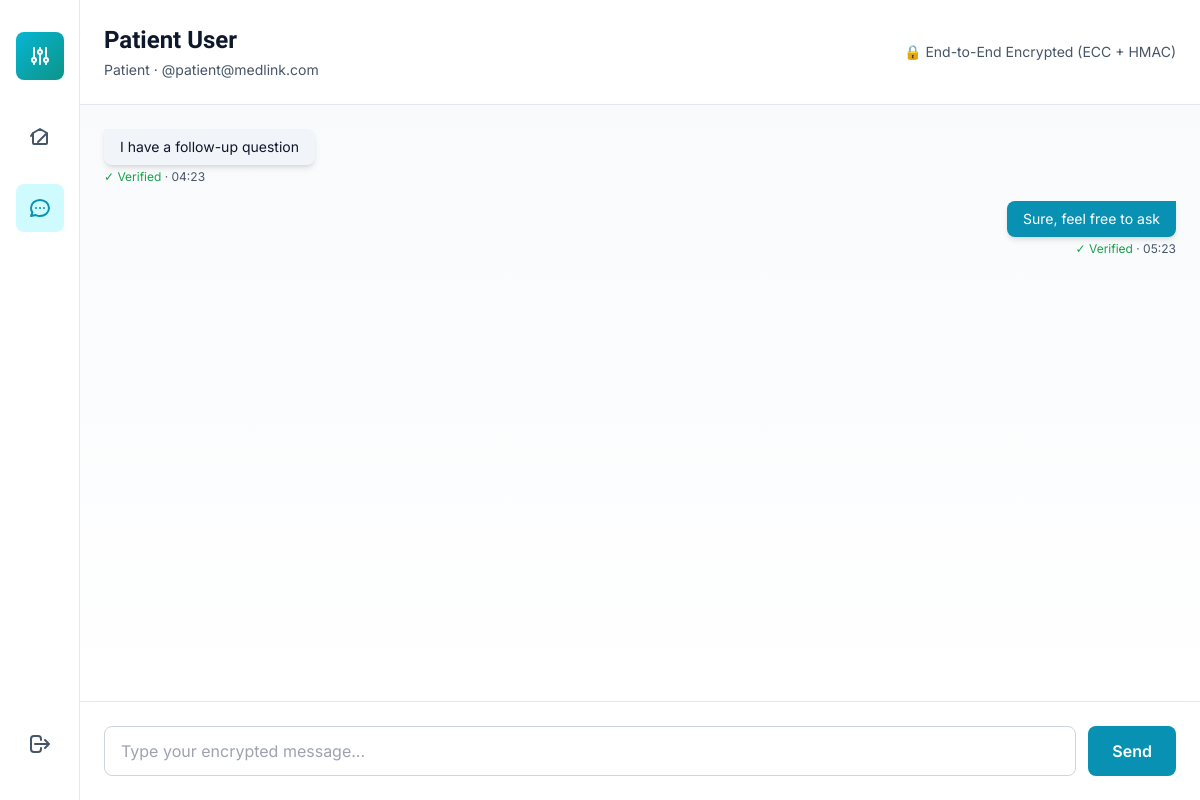
The app's page /chat/1 (signed in), older data.
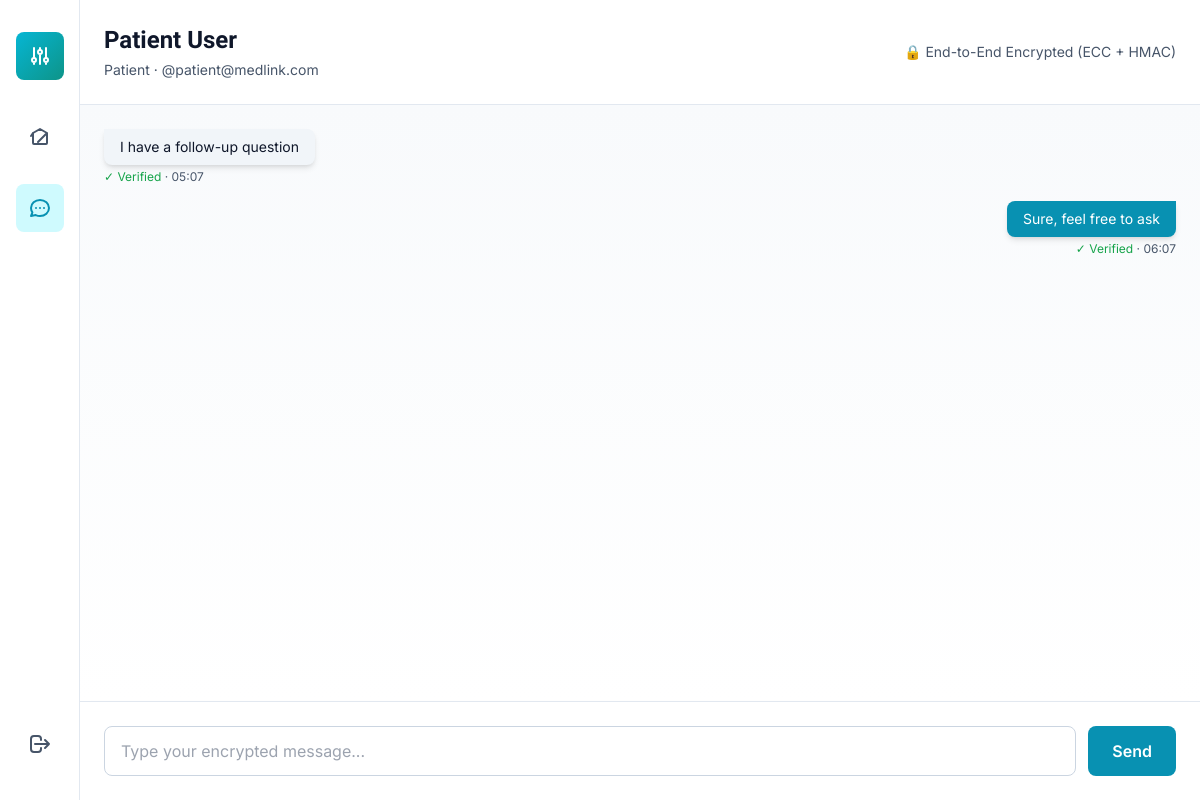
The same page, newer data.
### models.py (models this page shows, shortened)
class User(db.Model):
    __tablename__ = 'users'
    id = db.Column(db.Integer, primary_key=True)
    username = db.Column(db.String(120), unique=True, nullable=False, index=True)
    role = db.Column(db.String(20), nullable=False)  # 'patient', 'doctor', 'specialist', 'admin'
    password_hash = db.Column(db.String(255), nullable=False)
    encrypted_email = db.Column(db.Text, nullable=True)  # RSA encrypted, only decrypted with private key
    rsa_public_key = db.Column(db.Text, nullable=True)  # JSON: {"e": int, "n": int}
    rsa_private_key = db.Column(db.Text, nullable=True)  # JSON: {"d": int, "n": int} - Stored securely
    ecc_public_key = db.Column(db.Text, nullable=True)  # JSON: {"x": int, "y": int}
    ecc_private_key = db.Column(db.Text, nullable=True)  # JSON: {"k": int} - Stored securely
    public_key = db.Column(db.Text, nullable=True)  # For encryption purposes
    encrypted_profile = db.Column(db.Text, nullable=True)  # Encrypted email/NID
    display_name = db.Column(db.String(120), nullable=True)
    phone = db.Column(db.Text, nullable=True)  # Encrypted
    date_of_birth = db.Column(db.String(20), nullable=True)
    address = db.Column(db.Text, nullable=True)  # Encrypted
    city = db.Column(db.String(100), nullable=True)
    country = db.Column(db.String(100), nullable=True)
    two_fa_enabled = db.Column(db.Boolean, default=False)
    two_fa_challenge = db.Column(db.String(10), nullable=True)
    two_fa_timestamp = db.Column(db.DateTime, nullable=True)
    encrypted_nid = db.Column(db.Text, nullable=True)
    encrypted_blood_group = db.Column(db.Text, nullable=True)
    nid_mac = db.Column(db.String(255), nullable=True)
    license_number = db.Column(db.String(120), nullable=True, index=True)
    license_verified = db.Column(db.Boolean, default=False)
    last_key_rotation = db.Column(db.DateTime, nullable=True)
    is_approved = db.Column(db.Boolean, default=False)  # False for new registrations
    approved_at = db.Column(db.DateTime, nullable=True)
    approved_by_admin_id = db.Column(db.Integer, db.ForeignKey('users.id'), nullable=True)
    created_at = db.Column(db.DateTime, default=datetime.now)
    updated_at = db.Column(db.DateTime, default=datetime.now, onupdate=datetime.now)
    sent_referrals = db.relationship('Referral', foreign_keys='Referral.sender_id', backref='sender', lazy=True)
    received_referrals = db.relationship('Referral', foreign_keys='Referral.receiver_id', backref='receiver', lazy=True)
    sent_messages = db.relationship('Message', foreign_keys='Message.sender_id', backref='sender_msg', lazy=True)
    received_messages = db.relationship('Message', foreign_keys='Message.receiver_id', backref='receiver_msg', lazy=True)
    def get_display_name(self):
        if self.display_name:
            return self.display_name

class Message(db.Model):
    __tablename__ = 'messages'
    id = db.Column(db.Integer, primary_key=True)
    sender_id = db.Column(db.Integer, db.ForeignKey('users.id'), nullable=False, index=True)
    receiver_id = db.Column(db.Integer, db.ForeignKey('users.id'), nullable=False, index=True)
    encrypted_content = db.Column(db.Text, nullable=False)
    mac_tag = db.Column(db.String(255), nullable=True)
    is_verified = db.Column(db.Boolean, default=False)
    is_read = db.Column(db.Boolean, default=False)
    timestamp = db.Column(db.DateTime, default=datetime.now, index=True)
    def verify_integrity(self):
        if not self.mac_tag or not self.encrypted_content:
            return False
        hmac_key = f"message_{self.sender_id}"
        if verify_mac(hmac_key, self.encrypted_content, self.mac_tag):
            self.is_verified = True
            return True
        return False
    __repr__ = lambda self: f'<Message {self.sender_id} -> {self.receiver_id}>'

### app.py (the view)
@app.route('/chat/<int:user_id>')
def chat(user_id):
    if 'user_id' not in session:
        return redirect(url_for('login'))
    current_user_id = session.get('user_id')
    other_user = User.query.get(user_id)
    current_user = User.query.get(current_user_id)
    if not other_user:
        return redirect(url_for('dashboard'))
    messages = Message.query.filter(
        ((Message.sender_id == current_user_id) & (Message.receiver_id == user_id)) |
        ((Message.sender_id == user_id) & (Message.receiver_id == current_user_id))
    ).order_by(Message.timestamp.asc()).all()
    for msg in messages:
        msg.verify_integrity()
        if msg.encrypted_content.startswith('ecc:'):
            try:
                message_sender = User.query.get(msg.sender_id)
                message_receiver = User.query.get(msg.receiver_id)
                if not message_sender or not message_receiver:
                    msg.display_content = "[Cannot decrypt - users not found]"
                    continue
                sender_ecc_public_key = message_sender.get_ecc_public_key()
                receiver_ecc_public_key = message_receiver.get_ecc_public_key()
                if sender_ecc_public_key and receiver_ecc_public_key:
                    decrypted_text = ecc_decrypt_message(
                        msg.encrypted_content,
                        sender_ecc_public_key,
                        receiver_ecc_public_key
                    )
                    msg.display_content = decrypted_text
                else:
                    msg.display_content = "[Cannot decrypt - keys unavailable]"
            except Exception as e:
                msg.display_content = f"[Decryption error: {str(e)[:50]}]"
        else:
            msg.display_content = msg.encrypted_content
        db.session.add(msg)
    db.session.commit()
    unread_messages = Message.query.filter(
        Message.sender_id == user_id,
        Message.receiver_id == current_user_id,
        Message.is_read == False
    ).all()
    for msg in unread_messages:
        msg.is_read = True
        db.session.add(msg)
    db.session.commit()
    add_system_log(
        f"Loaded chat: {current_user.get_display_name()} ↔ {other_user.get_display_name()} | Retrieved {len(messages)} encrypted messages",
        "INFO"
    )
    return render_template('chat.html',
                         current_user=current_user,
                         other_user=other_user,
                         messages=messages)

### app.py (called while the page is built)
def add_system_log(message, status='INFO'):
    timestamp = datetime.now().strftime('%H:%M:%S')
    log_entry = f"[{status}] {timestamp} - {message}"
    system_log.append(log_entry)
    if len(system_log) > 50:  # Keep last 50 entries
        system_log.pop(0)
    print(log_entry)

### security/hashing.py (called while the page is built)
def rightrotate(n, d):
    return ((n >> d) | (n << (32 - d))) & 0xffffffff

def rightshift(n, d):
    return n >> d

def sha256_ch(x, y, z):
    return (x & y) ^ ((~x & 0xffffffff) & z)

def sha256_maj(x, y, z):
    return (x & y) ^ (x & z) ^ (y & z)

def sha256_sigma0(x):
    return rightrotate(x, 2) ^ rightrotate(x, 13) ^ rightrotate(x, 22)

def sha256_sigma1(x):
    return rightrotate(x, 6) ^ rightrotate(x, 11) ^ rightrotate(x, 25)

def sha256_gamma0(x):
    return rightrotate(x, 7) ^ rightrotate(x, 18) ^ rightshift(x, 3)

def sha256_gamma1(x):
    return rightrotate(x, 17) ^ rightrotate(x, 19) ^ rightshift(x, 10)

def hmac_sha256(key, message):
    if isinstance(key, str):
        key = key.encode('utf-8')
    if isinstance(message, str):
        message = message.encode('utf-8')
    block_size = 64  # SHA-256 block size in bytes
    if len(key) > block_size:
        key = bytes.fromhex(manual_sha256(key))
    if len(key) < block_size:
        key = key + b'\x00' * (block_size - len(key))
    ipad = b'\x36' * block_size  # Inner pad constant
    opad = b'\x5c' * block_size  # Outer pad constant
    key_ipad = bytes(a ^ b for a, b in zip(key, ipad))
    inner_hash = manual_sha256(key_ipad + message)
    key_opad = bytes(a ^ b for a, b in zip(key, opad))
    outer_hash = manual_sha256(key_opad + bytes.fromhex(inner_hash))
    return outer_hash

def generate_mac(key, message):
    return hmac_sha256(key, message)

def verify_mac(key, message, mac_tag):
    expected_mac = generate_mac(key, message)
    if len(expected_mac) != len(mac_tag):
        return False
    result = 0
    for a, b in zip(expected_mac, mac_tag):
        result |= ord(a) ^ ord(b)
    return result == 0

### templates/chat.html (shortened to what this page needs)
{% extends "base.html" %}
{% block content %}
<div class="min-h-screen bg-slate-50" style="background-color: #F8FAFC;">
    <div class="flex h-screen bg-slate-50">
        <div class="sidebar w-20 bg-white border-r border-slate-200 flex flex-col items-center py-8 space-y-8 fixed h-screen z-40">
            <a href="{{ url_for('dashboard') }}" class="flex items-center justify-center w-12 h-12 rounded-lg bg-gradient-to-br from-cyan-500 to-teal-600 hover:shadow-lg transition">
                <svg class="w-6 h-6 text-white" fill="none" stroke="currentColor" viewBox="0 0 24 24">
                    <path stroke-linecap="round" stroke-linejoin="round" stroke-width="2" d="M12 6V4m0 2a2 2 0 100 4m0-4a2 2 0 110 4m-6 8a2 2 0 100-4m0 4a2 2 0 110-4m0 4v2m0-6V4m6 6v10m6-2a2 2 0 100-4m0 4a2 2 0 110-4m0 4v2m0-6V4"></path>
                </svg>
            </a>
            <nav class="flex flex-col space-y-6 flex-1">
                <a href="{{ url_for('dashboard') }}" class="flex items-center justify-center w-12 h-12 rounded-lg text-slate-600 hover:bg-slate-100 transition" title="Home">
                    <svg class="w-6 h-6" fill="none" stroke="currentColor" viewBox="0 0 24 24">
                        <path stroke-linecap="round" stroke-linejoin="round" stroke-width="2" d="M3 12l2-3m0 0l7-4 7 4M5 9v10a1 1 0 001 1h12a1 1 0 001-1V9m-9 9l9-9"></path>
                    </svg>
                </a>
                <a href="#" class="flex items-center justify-center w-12 h-12 rounded-lg bg-cyan-100 text-cyan-600 hover:bg-cyan-200 transition" title="Messages">
                    <svg class="w-6 h-6" fill="none" stroke="currentColor" viewBox="0 0 24 24">
                        <path stroke-linecap="round" stroke-linejoin="round" stroke-width="2" d="M8 12h.01M12 12h.01M16 12h.01M21 12c0 4.418-4.03 8-9 8a9.863 9.863 0 01-4.255-.949L3 20l1.395-3.72C3.512 15.042 3 13.574 3 12c0-4.418 4.03-8 9-8s9 3.582 9 8z"></path>
                    </svg>
                </a>
            </nav>
            <a href="{{ url_for('logout') }}" class="flex items-center justify-center w-12 h-12 rounded-lg text-slate-600 hover:bg-red-50 hover:text-red-600 transition" title="Logout">
                <svg class="w-6 h-6" fill="none" stroke="currentColor" viewBox="0 0 24 24">
                    <path stroke-linecap="round" stroke-linejoin="round" stroke-width="2" d="M17 16l4-4m0 0l-4-4m4 4H7m6 4v1a3 3 0 01-3 3H6a3 3 0 01-3-3V7a3 3 0 013-3h4a3 3 0 013 3v1"></path>
                </svg>
            </a>
        </div>
        <div class="flex-1 ml-20 flex flex-col">
            <div class="bg-white border-b border-slate-200 p-6 shadow-sm">
                <div class="flex items-center justify-between">
                    <div>
                        <h2 class="text-2xl font-bold text-slate-900">{{ other_user.get_display_name() }}</h2>
                        <p class="text-sm text-slate-600 mt-1">{{ other_user.role.capitalize() }} · @{{ other_user.username }}</p>
                    </div>
                    <div class="text-sm text-slate-600">
                        <p>🔒 End-to-End Encrypted (ECC + HMAC)</p>
                    </div>
                </div>
            </div>
            <div class="flex-1 overflow-y-auto p-6 space-y-4 bg-gradient-to-b from-slate-50 to-white">
                {% for message in messages %}
                    {% if message.sender_id == current_user.id %}
                        <div class="flex justify-end">
                            <div class="max-w-xs">
                                <div class="bg-cyan-600 text-white rounded-lg rounded-tr-none px-4 py-2 shadow-md">
                                    <p class="text-sm">{{ message.display_content if message.display_content else message.encrypted_content }}</p>
                                </div>
                                <div class="mt-1 text-xs text-slate-600 text-right">
                                    {% if message.is_verified %}
                                        <span class="text-green-600">✓ Verified</span>
                                    {% else %}
                                        <span class="text-red-600">⚠ Tampered</span>
                                    {% endif %}
                                    · {{ message.timestamp.strftime('%H:%M') }}
                                </div>
                            </div>
                        </div>
                    {% else %}
                        <div class="flex justify-start">
                            <div class="max-w-xs">
                                <div class="bg-slate-100 text-slate-900 rounded-lg rounded-tl-none px-4 py-2 shadow-md">
                                    <p class="text-sm">{{ message.display_content if message.display_content else message.encrypted_content }}</p>
                                </div>
                                <div class="mt-1 text-xs text-slate-600">
                                    {% if message.is_verified %}
                                        <span class="text-green-600">✓ Verified</span>
                                    {% else %}
                                        <span class="text-red-600">⚠ Tampered</span>
                                    {% endif %}
                                    · {{ message.timestamp.strftime('%H:%M') }}
                                </div>
                            </div>
                        </div>
                    {% endif %}
                {% endfor %}
            </div>
            <div class="bg-white border-t border-slate-200 p-6 shadow-lg">
                <form id="messageForm" class="flex gap-3">
                    <input type="text" id="messageInput" placeholder="Type your encrypted message..."
                           class="flex-1 px-4 py-3 border border-slate-300 rounded-lg focus:outline-none focus:ring-2 focus:ring-cyan-500">
                    <button type="submit" class="px-6 py-3 bg-cyan-600 text-white rounded-lg hover:bg-cyan-700 transition font-semibold">
                        Send
                    </button>
                </form>
            </div>
        </div>
    </div>
</div>
{% endblock %}

### templates/base.html (shortened to what this page needs)
<!DOCTYPE html>
<html lang="en">
<head>
    <script src="https://cdn.tailwindcss.com"></script>
</head>
<body class="bg-slate-50 relative overflow-x-hidden" style="background-color: #F8FAFC;">
    <div class="relative z-10">
        {% block content %}{% endblock %}
    </div>
</body>
</html>

### templates/base.html (style rules this page uses)
* { font-family: 'Inter', sans-serif; }
h1, h2, h3, h4, h5, h6 { font-family: 'Plus Jakarta Sans', sans-serif; }
button, a { transition: all 0.3s ease; }
.sidebar { transition: all 0.3s ease; }

Row changes from the older to the newer data that the page shows:
changed Message "I have a follow-up question": timestamp "04:23" → "05:07"
changed Message "Sure, feel free to ask": timestamp "05:23" → "06:07"
